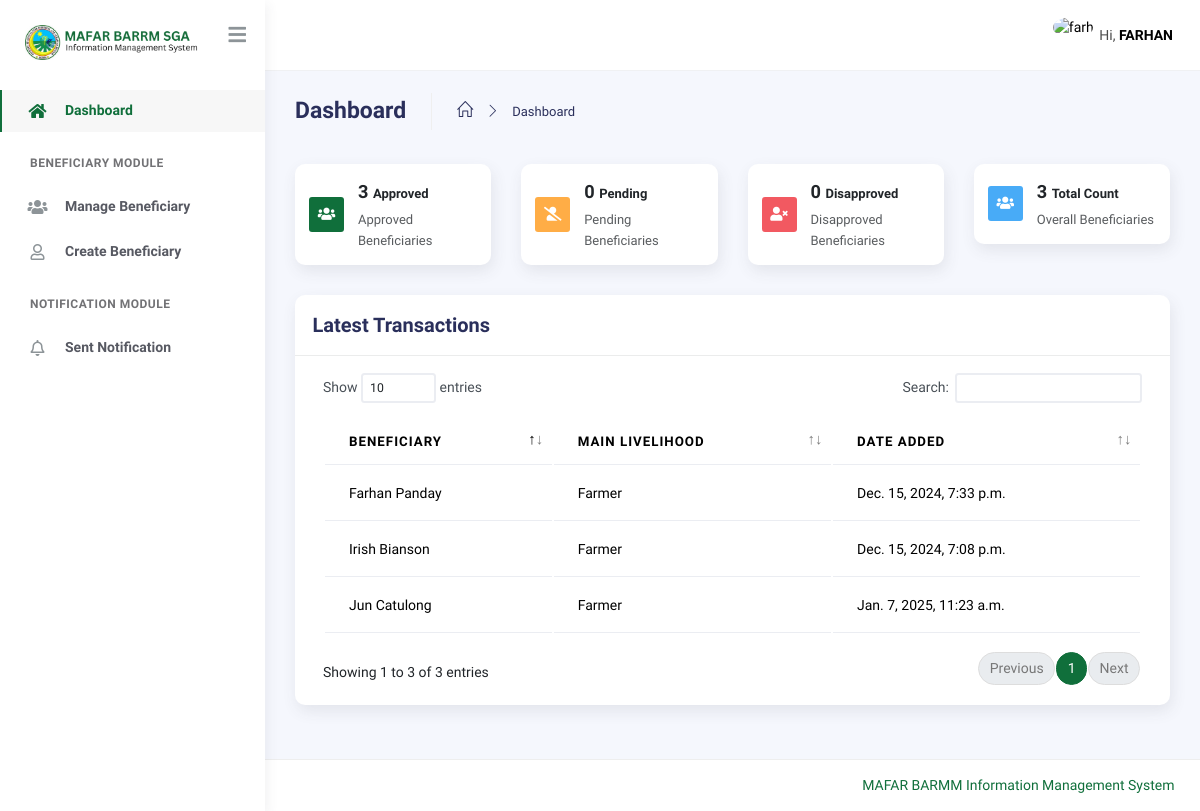
The page /mafar/dashboard/ (signed in) on the database its author committed.
### main/models.py (models this page shows, shortened)
class FarmProfile(models.Model):
    MAIN_LIVELIHOOD = (
        ("Farmer", "Farmer"),
        ("Farm Worker", "Farm Worker"),
        ("Agri Youth", "Agri Youth"),
    )
    FARMER = (
        ("Rice", "Rice"),
        ("Corn", "Corn"),
        ("Other Crops", "Other Crops"),
        ("Livestock", "Livestock"),
        ("Poultry", "Poultry"),
    )
    FARM_WORKER = (
        ("Land Preparation", "Land Preparation"),
        ("Planting", "Planting"),
        ("Cultivation", "Cultivation"),
        ("Harvesting", "Harvesting"),
        ("Others", "Others"),
    )
    AGRIYOUTH_WORKER = (
        ("1", "Part of a farming household"),
        ("2", "Attending/attended formal agri-fishery related course"),
        ("3", "Attending/attended non-formal agri-fishery related course"),
        ("4", "Participated in any agricultural activity/program."),
        ("5", "Others"),
    )
    related_to = models.ForeignKey(PersonalInformation, on_delete=models.CASCADE)
    main_livelihood = models.CharField(max_length=255, choices=MAIN_LIVELIHOOD)
    activity_farmer = models.CharField(
        max_length=50, choices=FARMER, null=True, blank=True
    )
    specific_farming_activity = models.CharField(max_length=50, null=True, blank=True)
    activity_farmworker = models.CharField(
        max_length=50, choices=FARM_WORKER, null=True, blank=True
    )
    specific_farmworker_activity = models.CharField(
        max_length=50, null=True, blank=True
    )
    activity_agriyouth = models.CharField(
        max_length=50, choices=AGRIYOUTH_WORKER, null=True, blank=True
    )
    specific_agriyouth_activity = models.CharField(max_length=50, null=True, blank=True)
    status = models.CharField(
        max_length=100,
        default="Pending",
        null=True,
        blank=True,
        choices=(
            ("Pending", "Pending"),
            ("Approved", "Approved"),
            ("Disapproved", "Disapproved"),
        ),
    )
    date_added = models.DateTimeField(auto_now_add=True)
    class Meta:
        verbose_name = "Farm Profile"
        verbose_name_plural = "Farm Profiles"

class PersonalInformation(models.Model):
    EXTENSIONS = (
        ("None", "None"),
        ("Sr.", "Sr."),
        ("Jr.", "Jr."),
    )
    GENDER = (("Male", "Male"), ("Female", "Female"))
    HIGHEST_EDUCATION = (
        ("Pre-school", "Pre-school"),
        ("Elementary", "Elementary"),
        ("High School", "High School"),
        ("Junior High School", "Junior High School"),
        ("Senior High School", "Senior High School"),
        ("College", "College"),
        ("Vocational", "Vocational"),
        ("Post-graduate", "Post-graduate"),
        ("None", "None"),
    )
    RELIGION = (
        ("Christianity", "Christianity"),
        ("Islam", "Islam"),
        ("Others", "Others"),
    )
    CIVIL_STATUS = (
        ("Single", "Single"),
        ("Married", "Married"),
        ("Widowed", "Widowed"),
        ("Separated", "Separated"),
    )
    RELATIONSHIP = (
        ("Mother", "Mother"),
        ("Father", "Father"),
    )
    firstname = models.CharField(
        max_length=255, help_text="Beneficiary first name", db_index=True
    )
    middlename = models.CharField(
        max_length=255, help_text="Beneficiary middle name", db_index=True
    )
    lastname = models.CharField(
        max_length=255, help_text="Beneficiary last name", db_index=True
    )
    extension = models.CharField(
        max_length=255,
        help_text="Extension",
        choices=EXTENSIONS,
        db_index=True,
        null=True,
        blank=True,
    )
    gender = models.CharField(max_length=255, help_text="Gender", choices=GENDER)
    purok = models.CharField(max_length=255, help_text="Purok")
    municipality = models.ForeignKey(
        Municpality, on_delete=models.CASCADE, help_text="Municipality"
    )
    barangay = models.ForeignKey(
        Barangay, on_delete=models.CASCADE, help_text="Barangay"
    )
    street = models.CharField(max_length=255, help_text="Street")
    province = models.CharField(max_length=255, help_text="Province")
    region = models.CharField(max_length=255, help_text="Region")
    mobile_number = models.CharField(max_length=11, help_text="Mobile Number")
    landline_number = models.CharField(
        max_length=255, help_text="Landline Number", blank=True, null=True
    )
    dob = models.CharField(max_length=255, help_text="Date of Birth")
    pob = models.CharField(max_length=255, help_text="Place of Birth")
    provice_place_of_birth = models.CharField(
        max_length=255, help_text="Provice Place Of Birth"
    )
    country = models.CharField(max_length=255)
    education = models.CharField(
        max_length=255, help_text="Highest Formal Education", choices=HIGHEST_EDUCATION
    )
    is_pwd = models.BooleanField(default=False, help_text="Person with disability")
    is_fourps = models.BooleanField(default=False, help_text="4P's Beneficiary")
    is_member_in_ip = models.BooleanField(
        default=False, help_text="Member of an Indigenous Group"
    )
    is_household_head = models.BooleanField(default=False, help_text="Household head")
    is_with_government_id = models.BooleanField(
        default=False, help_text="Government ID"
    )
    is_member_in_any_cooperative = models.BooleanField(
        default=False, help_text="Member in any cooperative"
    )
    member_in_ip_specific = models.CharField(
        max_length=255, help_text="Specific Indigenous Group", null=True, blank=True
    )
    religion = models.CharField(
        max_length=255, choices=RELIGION, help_text="Region you belong"
    )
    civil_status = models.CharField(
        max_length=255, choices=CIVIL_STATUS, help_text="Civil status"
    )
    name_of_spouse_if_married = models.CharField(
        max_length=255, null=True, blank=True, help_text="Name of spouse if married"
    )
    mother_maiden_name = models.CharField(
        max_length=255, help_text="Mother maiden name"
    )
    name_of_household_head = models.CharField(
        max_length=255, help_text="Name of Household", blank=True, null=True
    )
    relationship = models.CharField(
        max_length=255,
        choices=RELATIONSHIP,
        null=True,
        blank=True,
        help_text="Relationship",
    )
    number_of_living_household = models.IntegerField(
        default=0, null=True, blank=True, help_text="No. of living in your household"
    )
    number_of_male = models.IntegerField(
        default=0, null=True, blank=True, help_text="No. of male in your household"
    )
    number_of_female = models.IntegerField(
        default=0, null=True, blank=True, help_text="No. of female in your household"
    )
    type_of_id = models.CharField(
        max_length=255, null=True, blank=True, help_text="What type of ID you have?"
    )
    id_number = models.CharField(
        max_length=255, null=True, blank=True, help_text="Enter your ID number"
    )
    specify_cooperative = models.CharField(
        max_length=255,
        null=True,
        blank=True,
        help_text="Specify what cooperative you are member with",
    )
    person_to_notify = models.CharField(max_length=255)
    contact_number = models.CharField(max_length=255)
    date_added = models.DateTimeField(auto_now_add=True)
    def get_full_name(self):
        return f"{self.firstname} {self.lastname}"
    class Meta:
        verbose_name = "Personal Information"
        verbose_name_plural = "Personal Informations"

### main/views.py (the view)
class DashboardView(MustBeLoggedIn, View):
    template_name = "dashboard.html"
    context = {}
    def get(self, request):
        self.context["pending_count"] = FarmProfile.objects.filter(
            status="Pending"
        ).count()
        self.context["approved_count"] = FarmProfile.objects.filter(
            status="Approved"
        ).count()
        self.context["disapproved_count"] = FarmProfile.objects.filter(
            status="Disapproved"
        ).count()
        self.context["total_beneficiaries"] = FarmProfile.objects.count()
        self.context["items"] = FarmProfile.objects.all().order_by("-date_added")[:10]
        return render(request, self.template_name, self.context)

### main/templates/dashboard.html (shortened to what this page needs)
{% extends './includes/base.html' %}
{% block content %}
<div class="page-inner">
    <div class="page-header">
        <h3 class="fw-bold mb-3">Dashboard</h3>
        <ul class="breadcrumbs mb-3">
            <li class="nav-home">
                <a href="#">
                    <i class="icon-home"></i>
                </a>
            </li>
            <li class="separator">
                <i class="icon-arrow-right"></i>
            </li>
            <li class="nav-item">
                <a href="#">Dashboard</a>
            </li>
        </ul>
    </div>
    <div class="row">
        <div class="col-sm-6 col-lg-3">
            <div class="card p-3">
                <div class="d-flex align-items-center">
                    <span class="stamp stamp-md bg-secondary me-3">
                        <i class="fas fa-users"></i>
                    </span>
                    <div>
                        <h5 class="mb-1">
                            <b>
                                <a href="#">{{ approved_count }}
                                    <small>Approved</small>
                                </a>
                            </b>
                        </h5>
                        <small class="text-muted">Approved Beneficiaries</small>
                    </div>
                </div>
            </div>
        </div>
        <div class="col-sm-6 col-lg-3">
            <div class="card p-3">
                <div class="d-flex align-items-center">
                    <span class="stamp stamp-md bg-warning me-3">
                        <i class="fas fa-user-slash"></i>
                    </span>
                    <div>
                        <h5 class="mb-1">
                            <b>
                                <a href="#">{{ pending_count }}
                                    <small>Pending</small>
                                </a>
                            </b>
                        </h5>
                        <small class="text-muted">Pending Beneficiaries</small>
                    </div>
                </div>
            </div>
        </div>
        <div class="col-sm-6 col-lg-3">
            <div class="card p-3">
                <div class="d-flex align-items-center">
                    <span class="stamp stamp-md bg-danger me-3">
                        <i class="fas fa-user-times"></i>
                    </span>
                    <div>
                        <h5 class="mb-1">
                            <b>
                                <a href="#">{{ disapproved_count }}
                                    <small>Disapproved</small>
                                </a>
                            </b>
                        </h5>
                        <small class="text-muted">Disapproved Beneficiaries</small>
                    </div>
                </div>
            </div>
        </div>
        <div class="col-sm-6 col-lg-3">
            <div class="card p-3">
                <div class="d-flex align-items-center">
                    <span class="stamp stamp-md bg-info me-3">
                        <i class="fas fa-users"></i>
                    </span>
                    <div>
                        <h5 class="mb-1">
                            <b>
                                <a href="#">{{ total_beneficiaries }}
                                    <small>Total Count</small>
                                </a>
                            </b>
                        </h5>
                        <small class="text-muted">Overall Beneficiaries</small>
                    </div>
                </div>
            </div>
        </div>
    </div>
    <div class="row">
        <div class="col-md-12">
            <div class="card card-round">
                <div class="card-header">
                    <div class="card-head-row">
                        <div class="card-title">Latest Transactions</div>
                    </div>
                </div>
                <div class="card-body">
                    <div class="table-responsive">
                        <table class="table" id="datatable">
                            <thead>
                                <tr>
                                    <th>Beneficiary</th>
                                    <th>Main Livelihood</th>
                                    <th>Date Added</th>
                                </tr>
                            </thead>
                            <tbody>
                                {% for item in items %}
                                <tr>
                                    <td>{{ item.related_to.get_full_name }}</td>
                                    <td>{{ item.main_livelihood }}</td>
                                    <td>{{ item.date_added }}</td>
                                </tr>
                                {% endfor %}
                            </tbody>
                        </table>
                    </div>
                </div>
            </div>
        </div>
    </div>
</div>
{% endblock %}

### main/templates/includes/navbar.html (shortened to what this page needs)
{% load static %}
<nav class="navbar navbar-header navbar-header-transparent navbar-expand-lg border-bottom">
    <div class="container-fluid">
        <ul class="navbar-nav topbar-nav ms-md-auto align-items-center">
            <li class="nav-item topbar-user dropdown hidden-caret">
                <a
                    class="dropdown-toggle profile-pic"
                    data-bs-toggle="dropdown"
                    href="#"
                    aria-expanded="false"
                >
                    <div class="avatar-sm">
                        <img src="{% static 'assets/img/mafar-logo.png' %}" alt="{{ request.user.username }}" class="avatar-img rounded-circle">
                    </div>
                    <span class="profile-username">
                        <span class="op-7">Hi,</span>
                        <span class="fw-bold" style="text-transform: uppercase;">{{ request.user.username }}</span>
                    </span>
                </a>
            </li>
        </ul>
    </div>
</nav>

### rows shown on the page
FarmProfile: related_to.get_full_name "Jun Catulong", main_livelihood "Farmer", date_added "Jan. 7, 2025, 11:23 a.m."
FarmProfile: related_to.get_full_name "Farhan Panday", main_livelihood "Farmer", date_added "Dec. 15, 2024, 7:33 p.m."
FarmProfile: related_to.get_full_name "Irish Bianson", main_livelihood "Farmer", date_added "Dec. 15, 2024, 7:08 p.m."

### other values the page prints
{{ request.user.username }} "FARHAN"
{{ approved_count }} "3"
{{ pending_count }} "0"
{{ disapproved_count }} "0"
{{ total_beneficiaries }} "3"
